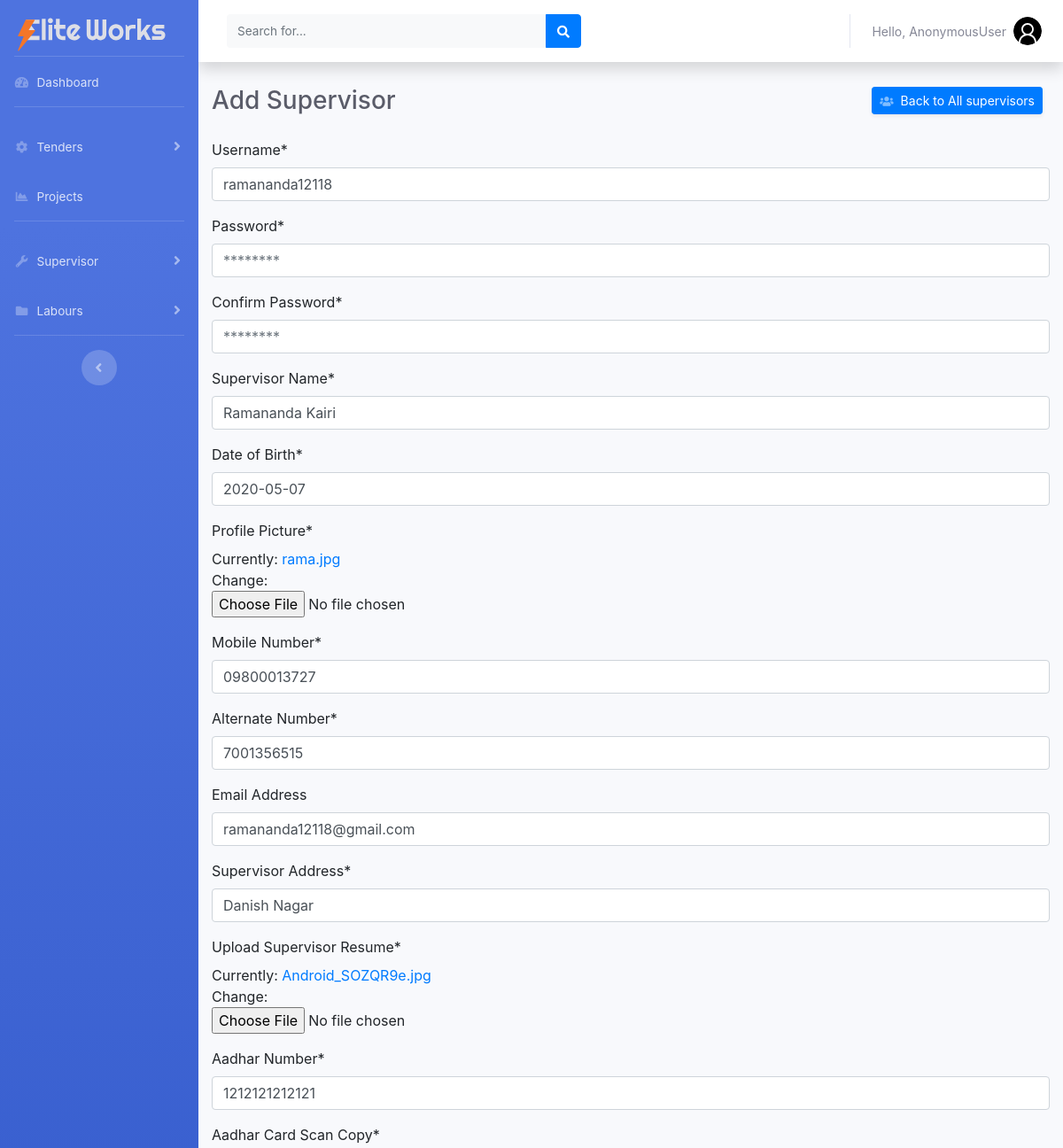
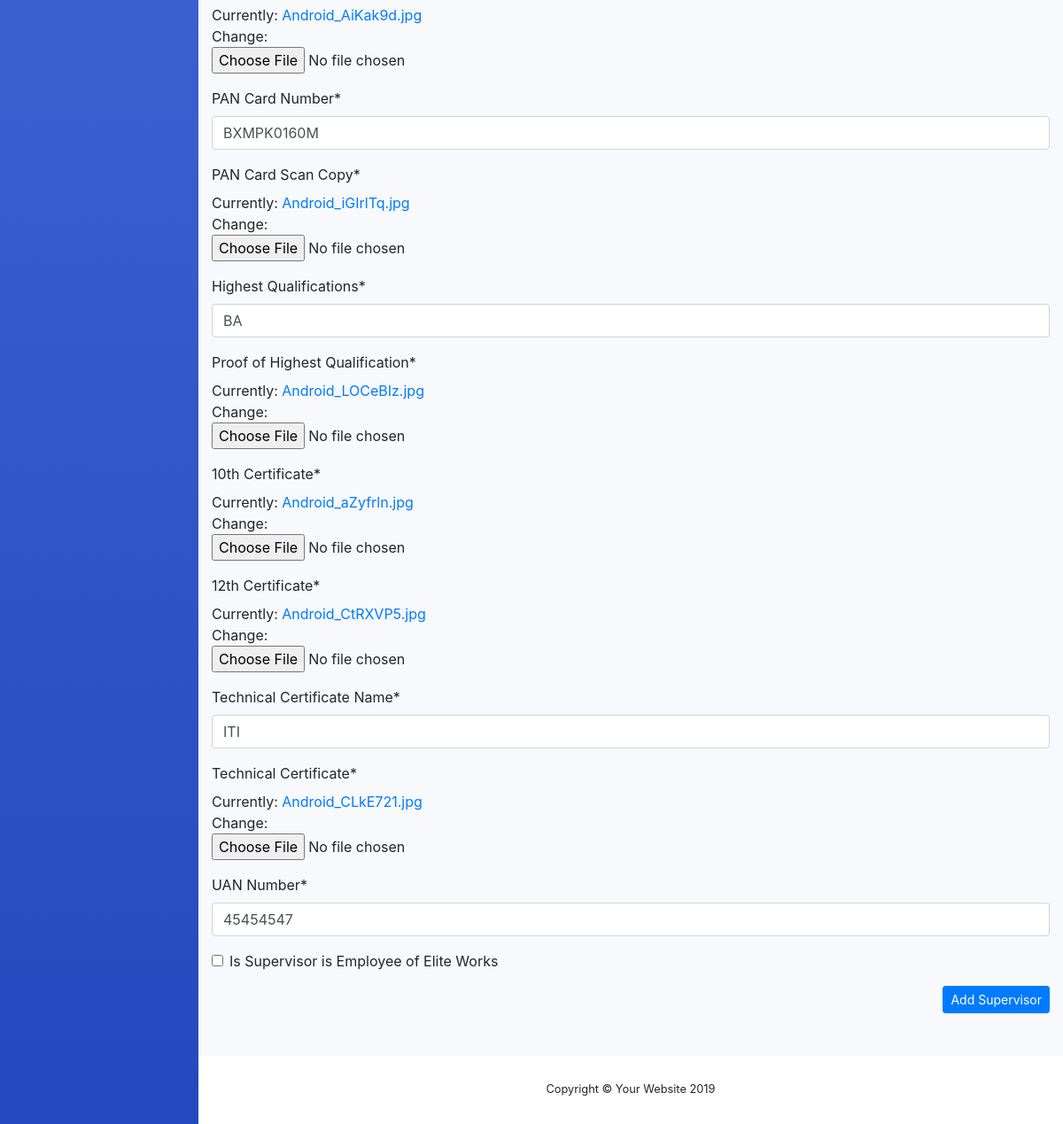
The page /edit_supervisor/1 on the database its author committed (2 pictures, top to bottom).
### manpower/models.py (models this page shows, shortened)
class SuperVisors(models.Model):
    username = models.CharField(
        'Username', max_length=50, blank=False, unique=True)
    password = models.CharField('Password', max_length=50, blank=False)
    re_password = models.CharField(
        'Confirm Password', max_length=50, blank=False)
    name = models.CharField('Supervisor Name', max_length=250, blank=False)
    dateofbirth = models.DateField('Date of Birth', default=timezone.now)
    image = models.FileField('Profile Picture', blank=False, null=False)
    mobile_number = models.CharField('Mobile Number', max_length=15)
    alter_number = models.CharField('Alternate Number', max_length=15)
    email = models.EmailField(
        'Email Address', null=True, blank=True, unique=True)
    address = models.CharField('Supervisor Address', max_length=500)
    resume = models.FileField(
        'Upload Supervisor Resume', blank=False, null=False)
    aadhar_number = models.CharField('Aadhar Number', max_length=20)
    aadhar_photo = models.FileField(
        'Aadhar Card Scan Copy', blank=False, null=False)
    pan_number = models.CharField('PAN Card Number', max_length=20)
    pan_photo = models.FileField('PAN Card Scan Copy', blank=False, null=False)
    highest_qual = models.CharField('Highest Qualifications', max_length=200)
    highest_qual_photo = models.FileField(
        'Proof of Highest Qualification', blank=False)
    ten_certi = models.FileField('10th Certificate', blank=False)
    twelve_certi = models.FileField('12th Certificate', blank=False)
    tech_certificate_name = models.CharField(
        'Technical Certificate Name', max_length=300)
    tech_certi = models.FileField('Technical Certificate', blank=False)
    UAN_number = models.CharField('UAN Number', max_length=200)
    is_employee = models.BooleanField(
        'Is Supervisor is Employee of Elite Works')
    class Meta:
        verbose_name = 'Supervisors List'
        verbose_name_plural = 'Supervisors List'

### manpower/views.py (the view)
# urls.py: path('edit_supervisor/<int:id>', views.edit_supervisor, name='edit_supervisor'),
def edit_supervisor(request, id):
    editSupervisor = SuperVisors.objects.get(id=id)
    form = SupervisorForm(instance=editSupervisor)
    if request.method == 'POST':
        form = SupervisorForm(request.POST, request.FILES,
                              instance=editSupervisor)
        if form.is_valid():
            form.save()
            return redirect('/supervisors/')
    else:
        form = SupervisorForm(instance=editSupervisor)
    context = {'form': form}
    return render(request, 'manpower/create_supervisor.html', context)

### manpower/forms.py
class SupervisorForm(forms.ModelForm):
    class Meta:
        model = SuperVisors
        fields = '__all__'
        widgets = {
            'password': forms.PasswordInput(attrs={'placeholder': '********', 'autocomplete': 'off', 'data-toggle': 'password'}),
            're_password': forms.PasswordInput(attrs={'placeholder': '********', 'autocomplete': 'off', 'data-toggle': 'password'}),
            'dateofbirth': DatePickerInput(format='%Y-%m-%d')
        }

### manpower/templates/manpower/create_supervisor.html (shortened to what this page needs)
{% extends "manpower/base.html" %}
{% load crispy_forms_tags %}
{% block content %}
{% load bootstrap4 %}
{% bootstrap_css %}
<div class="container">
    <div class="d-sm-flex align-items-center justify-content-between mb-4">
        <h1 class="h3 mb-0 text-gray-800">Add Supervisor</h1>
        <a href="{% url 'supervisors' %}"
            class="d-xs-block my-1 mr-2 px-2 d-sm-inline-block btn btn-sm btn-primary shadow-sm"><i
                class="fas fa-users fa-sm text-white-50 pr-2"></i>Back to All supervisors</a>
    </div>
    <form method='POST' enctype=multipart/form-data autocomplete="off">
        {{form|crispy}}
        <div class=" text-right">
            <button type="submit" class="d-none d-md-inline-block btn btn-sm btn-primary shadow-md">Add
                Supervisor</button>
        </div>
    </form>
</div>
{% endblock content %}

### rows shown on the page
SuperVisors: username "ramananda12118", name "Ramananda Kairi", dateofbirth "2020-05-07", mobile_number "09800013727", alter_number "7001356515", email "ramananda12118@gmail.com", address "Danish Nagar", aadhar_number "1212121212121", pan_number "BXMPK0160M", highest_qual "BA", tech_certificate_name "ITI", UAN_number "45454547"

### other values the page prints
{{ request.user }} "AnonymousUser"
